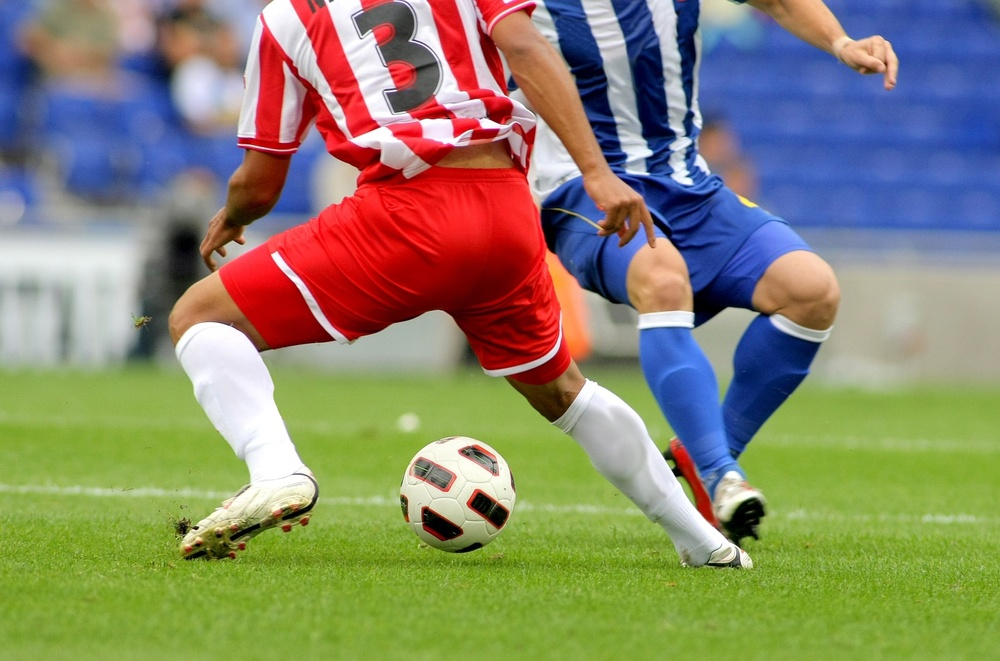
#> input picture practice3_src/soccer.jpg, 1000 x 661 px, shrunk from 1434 x 948 before the run
$ python reviewtask2.py
#> lines starting #> are read from the running program, lines starting #| are printed output that depends on the picture; after the words box and inside, x2 and y2 are one past the last pixel; in counts of white or black regions, pixels touching at a corner belong together
import cv2 as cv

soccer = cv.imread('practice3_src/soccer.jpg')
#> soccer is the input picture: shape (661, 1000, 3); mean B, G, R 107.3, 133.3, 136.8
rose = cv.imread('practice3_src/rose.png')
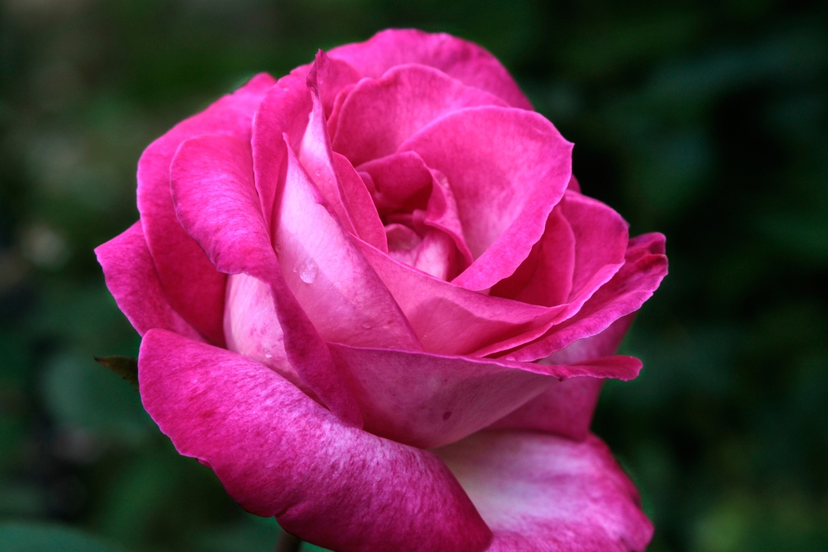
#> input picture practice3_src/rose.png, 828 x 552 px, shrunk from 1188 x 792 before the run
#> rose is the input picture: shape (552, 828, 3); mean B, G, R 74.2, 43.7, 103.8

if soccer is None or rose is None:
    print('file not found')

#red channel-soccer
soccer_r = soccer[:, :, 2]
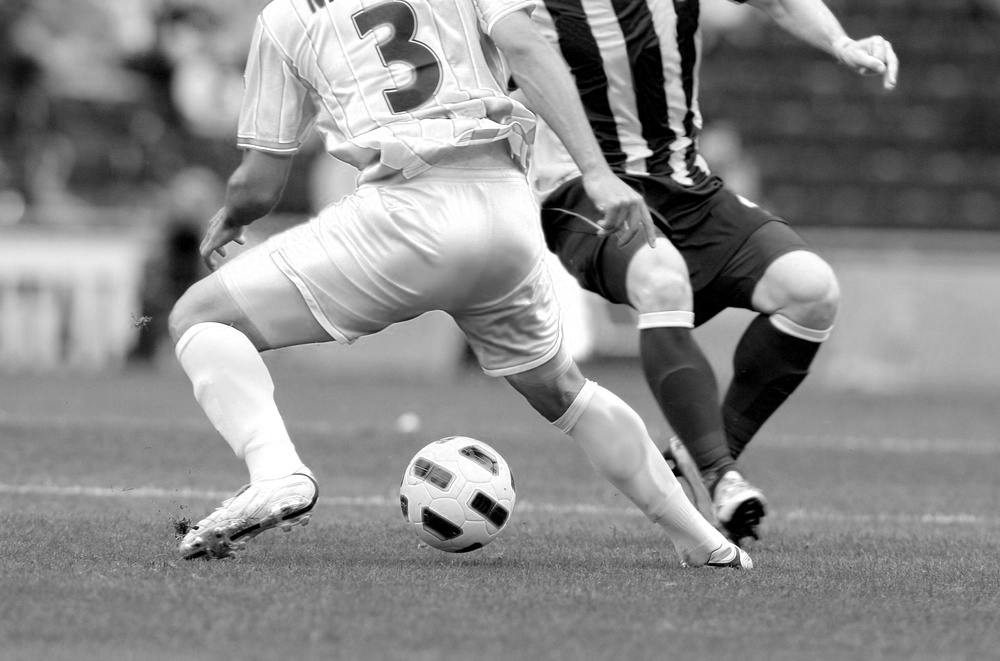
#> soccer_r: shape (661, 1000); min 0, max 255, mean 136.8

t1, th1 = cv.threshold(soccer_r, 0, 255, cv.THRESH_BINARY + cv.THRESH_OTSU)
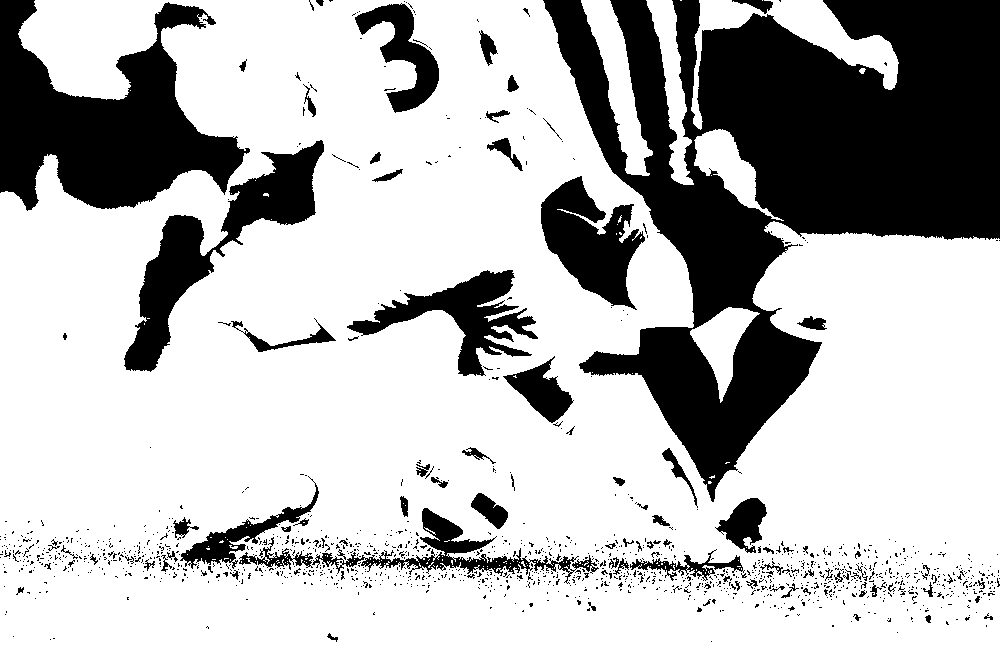
#> th1: shape (661, 1000); 72.8% white; 1364 black regions (1266 under 20 px), largest, box (x1, y1, x2, y2) and area: (543, 0, 1000, 502) 101762, (0, 0, 250, 211) 27195, (124, 140, 324, 372) 11569
#> t1 = 113
print("soccer (red) threshold:", t1)
#| soccer (red) threshold: 113.0

#grayscale-rose
rose_gray = cv.cvtColor(rose, cv.COLOR_BGR2GRAY)
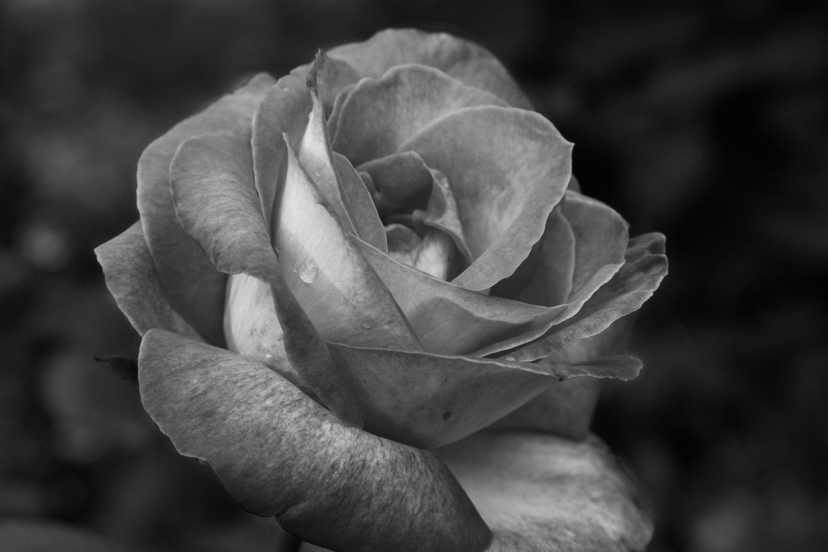
#> rose_gray: shape (552, 828); min 1, max 226, mean 65.1

t2, th2 = cv.threshold(rose_gray, 0, 255, cv.THRESH_BINARY + cv.THRESH_OTSU)
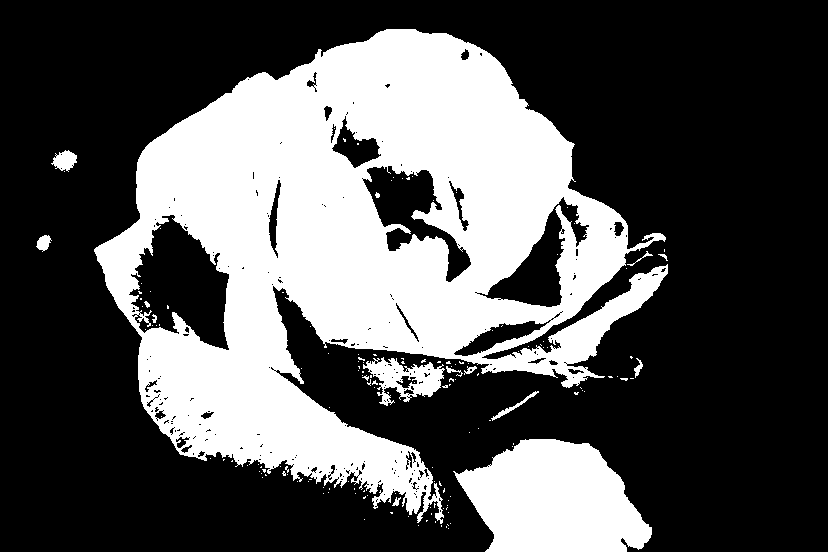
#> th2: shape (552, 828); 33.5% white; 153 white regions (138 under 20 px), largest, box (x1, y1, x2, y2) and area: (94, 29, 668, 524) 134001, (453, 439, 652, 552) 15910, (363, 357, 445, 406) 1861
#> t2 = 79
print("rose (gray) threshold:", t2)
#| rose (gray) threshold: 79.0

#rose-red channel
rose_r = rose[:, :, 2]
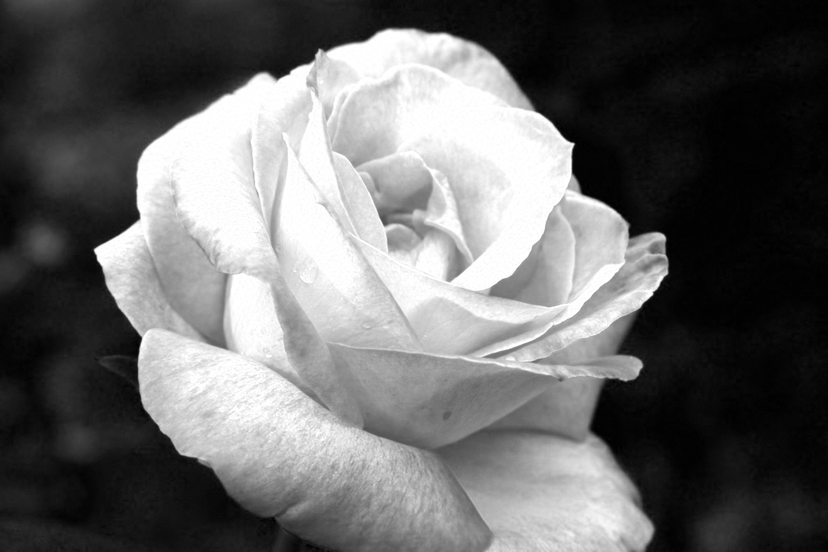
#> rose_r: shape (552, 828); min 0, max 255, mean 103.8

t3, th3 = cv.threshold(rose_r, 0, 255, cv.THRESH_BINARY + cv.THRESH_OTSU)
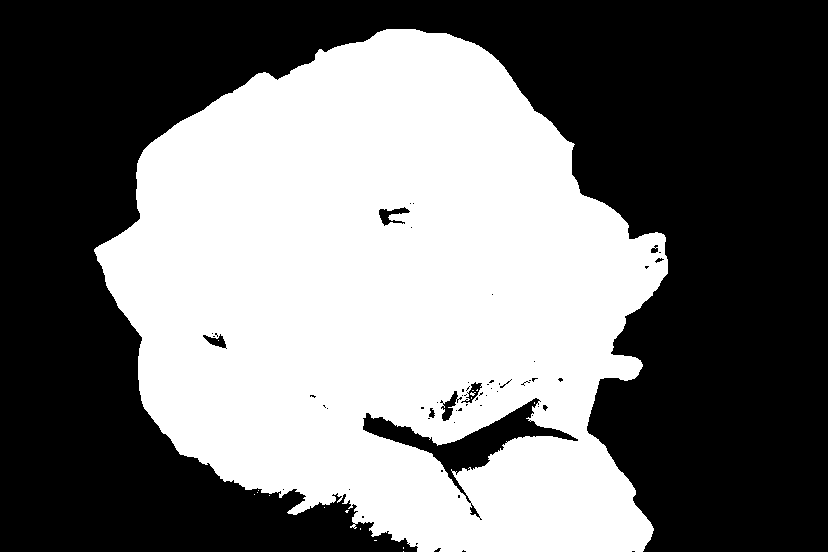
#> th3: shape (552, 828); 45.2% white; 17 white regions (16 under 20 px), largest, box (x1, y1, x2, y2) and area: (94, 29, 668, 552) 206709
#> t3 = 112
print("rose (red) threshold:", t3)
#| rose (red) threshold: 112.0

titles = ['soccer_red', 'rose_gray', 'rose_red']
images = [th1, th2, th3]

for i in range(3):
    cv.imshow(titles[i], images[i])

cv.waitKey()
cv.destroyAllWindows()
